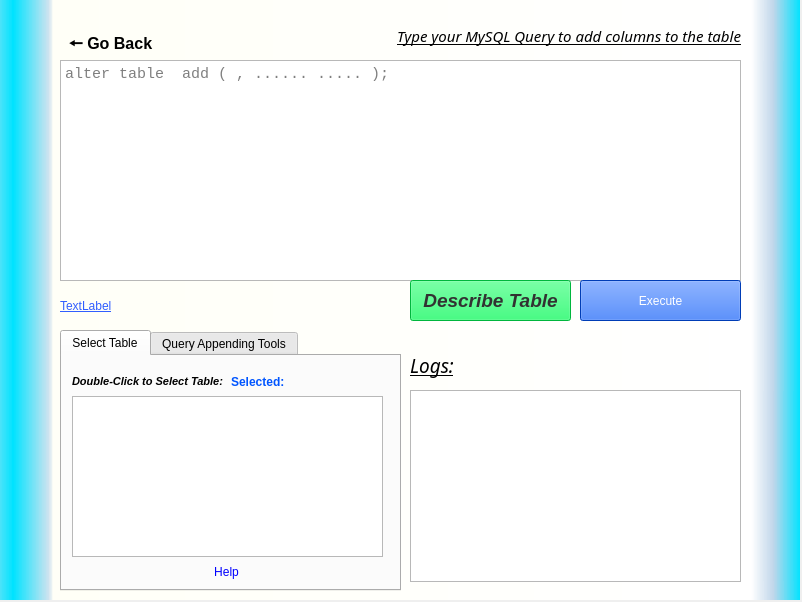
<?xml version="1.0" encoding="UTF-8"?>
<ui version="4.0">
 <class>add_TB_window</class>
 <widget class="QDialog" name="add_TB_window">
  <property name="geometry">
   <rect>
    <x>0</x>
    <y>0</y>
    <width>802</width>
    <height>602</height>
   </rect>
  </property>
  <property name="sizePolicy">
   <sizepolicy hsizetype="Fixed" vsizetype="Preferred">
    <horstretch>0</horstretch>
    <verstretch>0</verstretch>
   </sizepolicy>
  </property>
  <property name="windowTitle">
   <string>Add Table</string>
  </property>
  <property name="windowIcon">
   <iconset>
    <normaloff>icon.png</normaloff>icon.png</iconset>
  </property>
  <property name="styleSheet">
   <string notr="true">LoginPg:QDialog{background-color: qconicalgradient(cx:0.258528, cy:0.847, angle:20, stop:0 rgba(123, 230, 239, 255), stop:1 rgba(255, 255, 255, 255))}</string>
  </property>
  <widget class="QWidget" name="add_TB_col_main" native="true">
   <property name="enabled">
    <bool>true</bool>
   </property>
   <property name="geometry">
    <rect>
     <x>0</x>
     <y>0</y>
     <width>800</width>
     <height>600</height>
    </rect>
   </property>
   <property name="styleSheet">
    <string notr="true">QWidget#add_TB_col_main{
background-color:qlineargradient(spread:reflect, x1:1, y1:0.472, x2:0.017, y2:0.472, stop:0 rgba(0, 227, 255, 255), stop:0.0340909 rgba(192, 214, 234, 255), stop:0.0625 rgba(255, 255, 255, 255), stop:0.948864 rgba(255, 255, 247, 255), stop:0.954545 rgba(209, 227, 239, 255), stop:1 rgba(0, 227, 255, 255));}
</string>
   </property>
   <widget class="QTextEdit" name="aQuerybox">
    <property name="geometry">
     <rect>
      <x>60</x>
      <y>60</y>
      <width>681</width>
      <height>221</height>
     </rect>
    </property>
    <property name="font">
     <font>
      <family>Consolas</family>
      <pointsize>11</pointsize>
      <italic>false</italic>
      <bold>false</bold>
     </font>
    </property>
    <property name="cursor" stdset="0">
     <cursorShape>IBeamCursor</cursorShape>
    </property>
    <property name="mouseTracking">
     <bool>true</bool>
    </property>
    <property name="focusPolicy">
     <enum>Qt::ClickFocus</enum>
    </property>
    <property name="styleSheet">
     <string notr="true">font: 11pt &quot;Consolas&quot;;</string>
    </property>
    <property name="html">
     <string>&lt;!DOCTYPE HTML PUBLIC &quot;-//W3C//DTD HTML 4.0//EN&quot; &quot;http://www.w3.org/TR/REC-html40/strict.dtd&quot;&gt;
&lt;html&gt;&lt;head&gt;&lt;meta name=&quot;qrichtext&quot; content=&quot;1&quot; /&gt;&lt;meta charset=&quot;utf-8&quot; /&gt;&lt;style type=&quot;text/css&quot;&gt;
p, li { white-space: pre-wrap; }
hr { height: 1px; border-width: 0; }
li.unchecked::marker { content: &quot;\2610&quot;; }
li.checked::marker { content: &quot;\2612&quot;; }
&lt;/style&gt;&lt;/head&gt;&lt;body style=&quot; font-family:'Consolas'; font-size:11pt; font-weight:400; font-style:normal;&quot;&gt;
&lt;p style=&quot;-qt-paragraph-type:empty; margin-top:0px; margin-bottom:0px; margin-left:0px; margin-right:0px; -qt-block-indent:0; text-indent:0px; font-family:'DejaVu Sans Mono'; font-size:10pt; font-style:italic;&quot;&gt;&lt;br /&gt;&lt;/p&gt;&lt;/body&gt;&lt;/html&gt;</string>
    </property>
    <property name="placeholderText">
     <string>alter table &lt;table_name&gt; add (&lt;attribute_1&gt; &lt;DataType&gt;, ...... ..... );</string>
    </property>
   </widget>
   <widget class="QLabel" name="alabel">
    <property name="geometry">
     <rect>
      <x>280</x>
      <y>20</y>
      <width>461</width>
      <height>31</height>
     </rect>
    </property>
    <property name="font">
     <font>
      <family>Segoe UI Semibold</family>
      <pointsize>11</pointsize>
      <italic>true</italic>
      <bold>false</bold>
      <underline>true</underline>
     </font>
    </property>
    <property name="styleSheet">
     <string notr="true">font: 63 italic 11pt &quot;Segoe UI Semibold&quot;;
text-decoration: underline;</string>
    </property>
    <property name="text">
     <string>Type your MySQL Query to add columns to the table</string>
    </property>
    <property name="alignment">
     <set>Qt::AlignRight|Qt::AlignTrailing|Qt::AlignVCenter</set>
    </property>
   </widget>
   <widget class="QTabWidget" name="atabWidget">
    <property name="enabled">
     <bool>true</bool>
    </property>
    <property name="geometry">
     <rect>
      <x>60</x>
      <y>330</y>
      <width>341</width>
      <height>261</height>
     </rect>
    </property>
    <property name="currentIndex">
     <number>0</number>
    </property>
    <widget class="QWidget" name="select_table">
     <attribute name="title">
      <string>Select Table</string>
     </attribute>
     <widget class="QListWidget" name="aTBlistwidget">
      <property name="geometry">
       <rect>
        <x>10</x>
        <y>40</y>
        <width>311</width>
        <height>161</height>
       </rect>
      </property>
     </widget>
     <widget class="QWidget" name="horizontalLayoutWidget_2">
      <property name="geometry">
       <rect>
        <x>10</x>
        <y>10</y>
        <width>311</width>
        <height>31</height>
       </rect>
      </property>
      <layout class="QHBoxLayout" name="horizontalLayout_2">
       <item>
        <widget class="QLabel" name="label_2">
         <property name="font">
          <font>
           <pointsize>8</pointsize>
           <italic>true</italic>
           <bold>true</bold>
          </font>
         </property>
         <property name="text">
          <string>Double-Click to Select Table:</string>
         </property>
        </widget>
       </item>
       <item>
        <widget class="QLabel" name="aTB_selector_label">
         <property name="font">
          <font>
           <family>MS Shell Dlg 2</family>
           <pointsize>9</pointsize>
           <italic>false</italic>
           <bold>true</bold>
          </font>
         </property>
         <property name="styleSheet">
          <string notr="true">color: rgb(0, 85, 255);
font: 75 bold 9pt &quot;MS Shell Dlg 2&quot;;</string>
         </property>
         <property name="text">
          <string>Selected:</string>
         </property>
        </widget>
       </item>
      </layout>
     </widget>
     <widget class="QPushButton" name="ahelp_2">
      <property name="geometry">
       <rect>
        <x>19</x>
        <y>200</y>
        <width>291</width>
        <height>31</height>
       </rect>
      </property>
      <property name="styleSheet">
       <string notr="true">font: 75 bold 9pt &quot;MS Shell Dlg 2&quot;;
color: rgba(0, 0, 255,255);</string>
      </property>
      <property name="text">
       <string>Help</string>
      </property>
      <property name="flat">
       <bool>true</bool>
      </property>
     </widget>
    </widget>
    <widget class="QWidget" name="query_appending_tools">
     <property name="enabled">
      <bool>true</bool>
     </property>
     <attribute name="title">
      <string>Query Appending Tools</string>
     </attribute>
     <widget class="QPushButton" name="anewline">
      <property name="geometry">
       <rect>
        <x>174</x>
        <y>0</y>
        <width>81</width>
        <height>23</height>
       </rect>
      </property>
      <property name="font">
       <font>
        <pointsize>9</pointsize>
       </font>
      </property>
      <property name="text">
       <string>New Line</string>
      </property>
     </widget>
     <widget class="QLineEdit" name="aAttrib_txtbox">
      <property name="geometry">
       <rect>
        <x>120</x>
        <y>30</y>
        <width>201</width>
        <height>20</height>
       </rect>
      </property>
      <property name="maxLength">
       <number>127</number>
      </property>
     </widget>
     <widget class="QLabel" name="label_5">
      <property name="geometry">
       <rect>
        <x>20</x>
        <y>30</y>
        <width>91</width>
        <height>16</height>
       </rect>
      </property>
      <property name="font">
       <font>
        <pointsize>8</pointsize>
       </font>
      </property>
      <property name="text">
       <string>Attribute Name:</string>
      </property>
     </widget>
     <widget class="QLabel" name="label_6">
      <property name="geometry">
       <rect>
        <x>20</x>
        <y>60</y>
        <width>111</width>
        <height>16</height>
       </rect>
      </property>
      <property name="font">
       <font>
        <pointsize>8</pointsize>
       </font>
      </property>
      <property name="text">
       <string>Attribute Datatype:</string>
      </property>
     </widget>
     <widget class="QSpinBox" name="alen_spinBox">
      <property name="geometry">
       <rect>
        <x>20</x>
        <y>160</y>
        <width>121</width>
        <height>41</height>
       </rect>
      </property>
      <property name="minimum">
       <number>1</number>
      </property>
      <property name="maximum">
       <number>255</number>
      </property>
      <property name="value">
       <number>20</number>
      </property>
     </widget>
     <widget class="QWidget" name="gridLayoutWidget">
      <property name="geometry">
       <rect>
        <x>20</x>
        <y>80</y>
        <width>291</width>
        <height>58</height>
       </rect>
      </property>
      <layout class="QGridLayout" name="gridLayout">
       <item row="1" column="0">
        <widget class="QRadioButton" name="adate_btn">
         <property name="text">
          <string>Date</string>
         </property>
        </widget>
       </item>
       <item row="0" column="0">
        <widget class="QRadioButton" name="astr_btn">
         <property name="text">
          <string>Text [ string ]</string>
         </property>
         <property name="checked">
          <bool>true</bool>
         </property>
        </widget>
       </item>
       <item row="0" column="1">
        <widget class="QRadioButton" name="aint_btn">
         <property name="text">
          <string>Integer [ int ]</string>
         </property>
        </widget>
       </item>
       <item row="1" column="1">
        <widget class="QRadioButton" name="afloat_btn">
         <property name="text">
          <string>Decimal [float ]</string>
         </property>
        </widget>
       </item>
      </layout>
     </widget>
     <widget class="QLabel" name="label_7">
      <property name="geometry">
       <rect>
        <x>20</x>
        <y>140</y>
        <width>131</width>
        <height>16</height>
       </rect>
      </property>
      <property name="font">
       <font>
        <pointsize>8</pointsize>
       </font>
      </property>
      <property name="text">
       <string>Set Maximum Length:</string>
      </property>
     </widget>
     <widget class="QPushButton" name="aAttrib_appenDOR">
      <property name="geometry">
       <rect>
        <x>170</x>
        <y>140</y>
        <width>141</width>
        <height>31</height>
       </rect>
      </property>
      <property name="font">
       <font>
        <italic>true</italic>
        <bold>true</bold>
       </font>
      </property>
      <property name="styleSheet">
       <string notr="true"/>
      </property>
      <property name="text">
       <string>Append</string>
      </property>
      <property name="flat">
       <bool>false</bool>
      </property>
     </widget>
     <widget class="QPushButton" name="aendQuery">
      <property name="geometry">
       <rect>
        <x>260</x>
        <y>0</y>
        <width>75</width>
        <height>23</height>
       </rect>
      </property>
      <property name="styleSheet">
       <string notr="true">font: 75 bold  9pt &quot;MS Shell Dlg 2&quot;;
color: rgba(0, 0, 0,255);
background-color: rgba(42, 255, 67,255);</string>
      </property>
      <property name="text">
       <string>End Query</string>
      </property>
     </widget>
     <widget class="QWidget" name="horizontalLayoutWidget">
      <property name="geometry">
       <rect>
        <x>0</x>
        <y>200</y>
        <width>343</width>
        <height>31</height>
       </rect>
      </property>
      <layout class="QHBoxLayout" name="horizontalLayout">
       <item>
        <widget class="QCheckBox" name="aprimarykey_checkBox">
         <property name="font">
          <font>
           <pointsize>8</pointsize>
          </font>
         </property>
         <property name="text">
          <string>Set as Primary Key</string>
         </property>
        </widget>
       </item>
       <item>
        <widget class="QPushButton" name="ahelp">
         <property name="styleSheet">
          <string notr="true">font: 75 bold 9pt &quot;MS Shell Dlg 2&quot;;
color: rgba(0, 0, 255,255);</string>
         </property>
         <property name="text">
          <string>Help</string>
         </property>
         <property name="flat">
          <bool>true</bool>
         </property>
        </widget>
       </item>
       <item>
        <widget class="QCheckBox" name="anot_NULL_checkBox">
         <property name="font">
          <font>
           <pointsize>8</pointsize>
          </font>
         </property>
         <property name="text">
          <string>Set as NOT NULL</string>
         </property>
        </widget>
       </item>
      </layout>
     </widget>
    </widget>
   </widget>
   <widget class="QPushButton" name="aexecuTOR">
    <property name="geometry">
     <rect>
      <x>580</x>
      <y>280</y>
      <width>161</width>
      <height>41</height>
     </rect>
    </property>
    <property name="styleSheet">
     <string notr="true">background-color: rgb(0, 85, 255);
color: rgb(255, 255, 255);
font: 63 italic 16pt &quot;Segoe UI Semibold&quot;;
</string>
    </property>
    <property name="text">
     <string>Execute</string>
    </property>
    <property name="shortcut">
     <string>Ctrl+Return</string>
    </property>
    <property name="checkable">
     <bool>false</bool>
    </property>
   </widget>
   <widget class="QLabel" name="alabel_4">
    <property name="geometry">
     <rect>
      <x>410</x>
      <y>350</y>
      <width>81</width>
      <height>31</height>
     </rect>
    </property>
    <property name="font">
     <font>
      <family>Segoe UI Semibold</family>
      <pointsize>14</pointsize>
      <italic>true</italic>
      <bold>false</bold>
      <underline>true</underline>
     </font>
    </property>
    <property name="styleSheet">
     <string notr="true">font: 63 italic 14pt &quot;Segoe UI Semibold&quot;;
text-decoration: underline;</string>
    </property>
    <property name="text">
     <string>Logs:</string>
    </property>
   </widget>
   <widget class="QListWidget" name="alog_box">
    <property name="geometry">
     <rect>
      <x>410</x>
      <y>390</y>
      <width>331</width>
      <height>192</height>
     </rect>
    </property>
    <property name="selectionMode">
     <enum>QAbstractItemView::NoSelection</enum>
    </property>
   </widget>
   <widget class="QPushButton" name="aback_btn">
    <property name="geometry">
     <rect>
      <x>60</x>
      <y>30</y>
      <width>101</width>
      <height>31</height>
     </rect>
    </property>
    <property name="font">
     <font>
      <pointsize>12</pointsize>
      <bold>true</bold>
     </font>
    </property>
    <property name="text">
     <string>🠔 Go Back</string>
    </property>
    <property name="flat">
     <bool>true</bool>
    </property>
   </widget>
   <widget class="QLabel" name="aTB_label">
    <property name="geometry">
     <rect>
      <x>60</x>
      <y>280</y>
      <width>311</width>
      <height>51</height>
     </rect>
    </property>
    <property name="styleSheet">
     <string notr="true">font: 75 bold 12pt &quot;MS Sans Serif&quot;;
text-decoration: underline;
color: rgb(49, 94, 255);</string>
    </property>
    <property name="text">
     <string>TextLabel</string>
    </property>
   </widget>
   <widget class="QPushButton" name="adescribe_TB">
    <property name="geometry">
     <rect>
      <x>410</x>
      <y>280</y>
      <width>161</width>
      <height>41</height>
     </rect>
    </property>
    <property name="font">
     <font>
      <family>Segoe UI</family>
      <pointsize>14</pointsize>
      <italic>true</italic>
      <bold>true</bold>
     </font>
    </property>
    <property name="styleSheet">
     <string notr="true">background-color: rgb(0, 255, 85);
font: 63 bold italic 14pt &quot;Segoe UI&quot;;
color: rgb(50,50,50);

</string>
    </property>
    <property name="text">
     <string>Describe Table</string>
    </property>
    <property name="shortcut">
     <string>Ctrl+Return</string>
    </property>
    <property name="checkable">
     <bool>false</bool>
    </property>
   </widget>
  </widget>
 </widget>
 <resources/>
 <connections/>
</ui>
